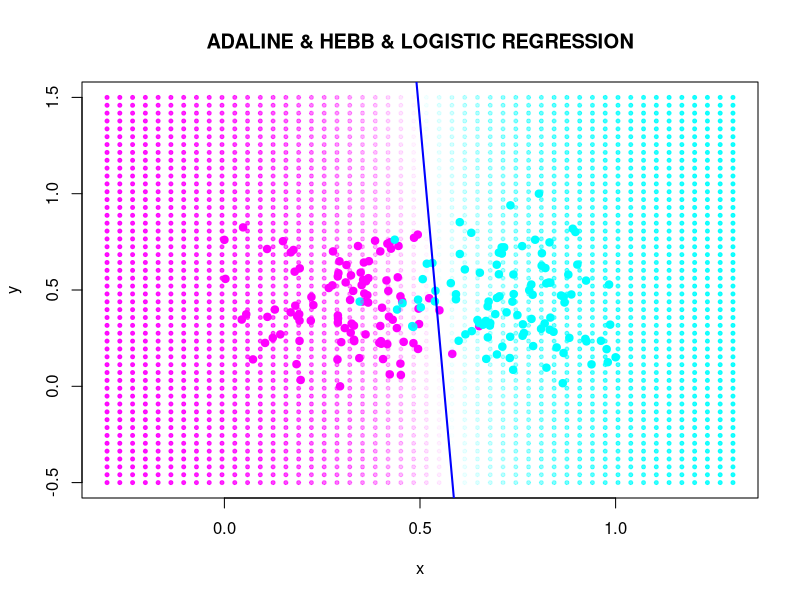

Write R code to recreate this figure.
library("MASS")

# Для нормализации выборки
normaliData <- function(x) {
  n <- dim(x)[1]
  m <- dim(x)[2]
  res <- matrix(NA, n, m)
  for (i in seq(m)) {
    minVal <- min(x[,i])
    maxVal <- max(x[,i])
    res[,i] <- (x[,i] - minVal)/(maxVal - minVal)
  }
  return(res)
}

drawLine <- function(w, xmin = -2, xmax = -2, ...) {
  x <- seq(xmin, xmax, len = 100)
  f <- function(x) {
    return( - x*w[1]/w[2] + w[3]/w[2] )
  }
  y <- f(x)
  lines(x, y, type="l", ...)
}

# Квадратичная функция потерь для ADALINE
adaLoss <- function(xi, yi, w) {
  mi <- c(crossprod(w, xi)) * yi
  l <- (mi - 1)^2
  return(l)
}
# 
adaUpd <- function(xi, yi, w, eta) {
  wx <- c(crossprod(w, xi))
  #ld <- 2 * (wx - yi) * xi
  ld <- (wx - yi) * xi
  nextW <- w - eta * ld
  return(nextW)
}

# Кусочно линейная для Хебба
hebbLoss <- function(xi, yi, w) {
  mi <- c(crossprod(w, xi)) * yi
  return (max(-mi, 0))
}
# 
hebbUpd <- function(xi, yi, w, eta) {
  nextW <- w + eta * yi * xi
  return (nextW)
}

# Логистическая регрессия
logregLoss <- function(xi, yi, w) {
  mi <- c(crossprod(w, xi)) * yi
  l <- log2(1+exp(-mi))
  return(l)
}
#
logressUpd <- function(xi, yi, w, eta) {
  sigmoid <- function(z) {
    return(1 / (1 + exp(-z)))
  }
  nextW <- w + eta * xi * yi * sigmoid(-yi * c(crossprod(w, xi)))
  return (nextW)
}

## Стохастический градиент
stgrad <- function(xl, eta = 1, lambda = 1/6, eps = 1e-5, loss, upd, iterBased = 0, ...) {
  l <- dim(xl)[1]
  n <- dim(xl)[2] - 1
  w <- rep(0.5, n)
  
  Q <- 0
  Qprev <- Q
  Qhist <- rep(NA, 1000)
  Whist <- matrix(NA, 1000, n)
  isIterMax <- FALSE
  
  # Начальное значение Q
  for (i in seq(l)) {
    xi <- xl[i, 1:n]
    yi <- xl[i, n+1]
    
    Q <- Q + loss(xi, yi, w)
  }
  
  iter <- 0
  repeat {
    # мало ли, бесконечный цикл может быть
    iter <- iter + 1
    if ((iterBased == 0 && iter > 1000) || (iterBased > 0 && iter > iterBased)) {
      isIterMax <- TRUE
      break
    }
    
    mis <- array(dim = l)
    for (i in seq(l)) {
      xi <- xl[i, 1:n]
      yi <- xl[i, n + 1]
      
      mis[i] <- crossprod(w, xi) * yi
    }
    
    errorIndexes <- which(mis <= 0)
    if (length(errorIndexes) == 0 && iterBased == 0) {
      break
    }
    
    i <- ifelse(length(errorIndexes) > 0, sample(errorIndexes, 1), sample(seq(l), 1))
    xi <- xl[i, 1:n]
    yi <- xl[i, n + 1]
    
    ex <- loss(xi, yi, w)
    w <- upd(xi, yi, w, eta)
    
    Q <- (1 - lambda) * Q + lambda * ex
    Qhist[iter] <- Q
    Whist[iter,] <- w
    # достигли стабилизация Q
    if (abs(Q - Qprev) < eps && iterBased == 0) {
      break
    }
    Qprev <- Q
    
    #drawLine(w, ...)
  }
  
  #print(Qhist[which(!is.na(Qhist))])
  
  if (isIterMax) {
    w <- Whist[which.min(Qhist),]
  }
  return(function(i) {
    if (i == 1) {
      return(w)
    }
    return(Qhist)
  })
}

colors = c("magenta", "cyan")
n <- 100
m <- 100

sigma1 <- matrix(c(1, 0, 0, 1), 2, 2)
sigma2 <- matrix(c(1, 0, 0, 1), 2, 2)

mu1 <- c(8, 10)
mu2 <- c(11, 10)

xc1 <- mvrnorm(n=n, mu = mu1, Sigma = sigma1)
xc2 <- mvrnorm(n=m, mu = mu2, Sigma = sigma2)

dat <- rbind(xc1, xc2)
dat <- normaliData(dat)
# fake property for wj
dat <- cbind(dat, rep(-1, n+m))
# classes
dat <- cbind(dat, c(rep(-1, n), rep(1, m)))

plotxmin <- min(dat[,1], dat[,1]) - 0.3
plotxmax <- max(dat[,1], dat[,1]) + 0.3
plotymin <- min(dat[,2], dat[,2]) - 0.5
plotymax <- max(dat[,2], dat[,2]) + 0.5
plot(c(), type="n", xlab = "x", ylab = "y", xlim=c(plotxmin, plotxmax), ylim = c(plotymin, plotymax), main="ADALINE & HEBB & LOGISTIC REGRESSION")

points(dat, pch=21, col=colors[ifelse(dat[,4] == -1, 1, 2)], bg=colors[ifelse(dat[,4] == -1, 1, 2)])

# adaline
#resAda <- stgrad(dat, loss = adaLoss, upd = adaUpd, lwd = 1, col = 'lightgreen', xmin = plotxmin, xmax = plotxmax)
#drawLine(resAda(1), lwd = 2, col = 'green', xmin = plotxmin, xmax = plotxmax)

# hebb
#resHebb <- stgrad(dat, loss = hebbLoss, upd = hebbUpd, lwd = 1, col = 'pink', xmin = plotxmin, xmax = plotxmax)
#drawLine(resHebb(1), lwd = 2, col = 'red', xmin = plotxmin, xmax = plotxmax)

# logress
resLogress <- stgrad(dat, loss = logregLoss, upd = logressUpd, lwd = 1, col = 'lightblue', xmin = plotxmin, xmax = plotxmax)
drawLine(resLogress(1), lwd = 2, col = 'blue', xmin = plotxmin, xmax = plotxmax)

w <- resLogress(1)

prob <- function(x, y, w) {
  sigmoid <- function(z) {
    return (1 / (1 + exp(-z)))
  }
  return ( sigmoid(c(crossprod(w, c(x, y, -1))) * -1) - sigmoid(c(crossprod(w, c(x, y, -1))) * 1) )
}

library(plotrix)
for (i in seq(len=50, from = plotxmin, to = plotxmax)) {
  for (j in seq(len=50, from = plotymin, to = plotymax)) {
    pp <- prob(i, j, w)
    if (pp < 0) {
      ca <- adjustcolor(colors[2], alpha.f = -pp)
    } else {
      ca <- adjustcolor(colors[1], alpha.f = pp)
    }
    draw.circle(i, j, radius = 0.005, col = ca, border = ca)
  }
}